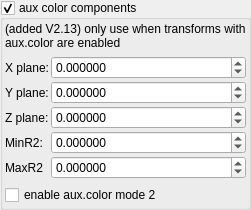
    <widget class="MyGroupBox" name="groupCheck_fold_color_aux_color_enabled_false">
     <property name="title">
      <string>aux color components</string>
     </property>
     <property name="checkable">
      <bool>true</bool>
     </property>
     <layout class="QVBoxLayout" name="verticalLayout_10">
      <property name="leftMargin">
       <number>2</number>
      </property>
      <property name="topMargin">
       <number>2</number>
      </property>
      <property name="rightMargin">
       <number>2</number>
      </property>
      <property name="bottomMargin">
       <number>2</number>
      </property>
      <item>
       <widget class="QLabel" name="label">
        <property name="text">
         <string>(added V2.13) only use when transforms with aux.color are enabled</string>
        </property>
        <property name="wordWrap">
         <bool>true</bool>
        </property>
       </widget>
      </item>
      <item>
       <layout class="QGridLayout" name="gridLayout_16" columnstretch="0,1">
        <property name="spacing">
         <number>2</number>
        </property>
        <item row="2" column="0">
         <widget class="QLabel" name="label_42">
          <property name="text">
           <string>Z plane:</string>
          </property>
         </widget>
        </item>
        <item row="1" column="1">
         <widget class="MyDoubleSpinBox" name="spinbox3_mandelbox_color_y">
          <property name="sizePolicy">
           <sizepolicy hsizetype="Minimum" vsizetype="Maximum">
            <horstretch>0</horstretch>
            <verstretch>0</verstretch>
           </sizepolicy>
          </property>
          <property name="prefix">
           <string/>
          </property>
          <property name="suffix">
           <string/>
          </property>
          <property name="decimals">
           <number>6</number>
          </property>
          <property name="minimum">
           <double>-100.000000000000000</double>
          </property>
          <property name="maximum">
           <double>100.000000000000000</double>
          </property>
          <property name="singleStep">
           <double>0.100000000000000</double>
          </property>
         </widget>
        </item>
        <item row="0" column="0">
         <widget class="QLabel" name="label_34">
          <property name="text">
           <string>X plane:</string>
          </property>
         </widget>
        </item>
        <item row="0" column="1">
         <widget class="MyDoubleSpinBox" name="spinbox3_mandelbox_color_x">
          <property name="sizePolicy">
           <sizepolicy hsizetype="Minimum" vsizetype="Maximum">
            <horstretch>0</horstretch>
            <verstretch>0</verstretch>
           </sizepolicy>
          </property>
          <property name="prefix">
           <string/>
          </property>
          <property name="suffix">
           <string/>
          </property>
          <property name="decimals">
           <number>6</number>
          </property>
          <property name="minimum">
           <double>-100.000000000000000</double>
          </property>
          <property name="maximum">
           <double>100.000000000000000</double>
          </property>
          <property name="singleStep">
           <double>0.100000000000000</double>
          </property>
         </widget>
        </item>
        <item row="2" column="1">
         <widget class="MyDoubleSpinBox" name="spinbox3_mandelbox_color_z">
          <property name="sizePolicy">
           <sizepolicy hsizetype="Minimum" vsizetype="Maximum">
            <horstretch>0</horstretch>
            <verstretch>0</verstretch>
           </sizepolicy>
          </property>
          <property name="prefix">
           <string/>
          </property>
          <property name="suffix">
           <string/>
          </property>
          <property name="decimals">
           <number>6</number>
          </property>
          <property name="minimum">
           <double>-100.000000000000000</double>
          </property>
          <property name="maximum">
           <double>100.000000000000000</double>
          </property>
          <property name="singleStep">
           <double>0.100000000000000</double>
          </property>
         </widget>
        </item>
        <item row="1" column="0">
         <widget class="QLabel" name="label_43">
          <property name="text">
           <string>Y plane:</string>
          </property>
         </widget>
        </item>
        <item row="4" column="0">
         <widget class="QLabel" name="label_44">
          <property name="text">
           <string>MaxR2</string>
          </property>
         </widget>
        </item>
        <item row="3" column="0">
         <widget class="QLabel" name="label_45">
          <property name="text">
           <string>MinR2:</string>
          </property>
         </widget>
        </item>
        <item row="4" column="1">
         <widget class="MyDoubleSpinBox" name="spinbox_mandelbox_color_Sp2">
          <property name="sizePolicy">
           <sizepolicy hsizetype="Minimum" vsizetype="Maximum">
            <horstretch>0</horstretch>
            <verstretch>0</verstretch>
           </sizepolicy>
          </property>
          <property name="prefix">
           <string/>
          </property>
          <property name="suffix">
           <string/>
          </property>
          <property name="decimals">
           <number>6</number>
          </property>
          <property name="minimum">
           <double>-100.000000000000000</double>
          </property>
          <property name="maximum">
           <double>100.000000000000000</double>
          </property>
          <property name="singleStep">
           <double>0.100000000000000</double>
          </property>
         </widget>
        </item>
        <item row="3" column="1">
         <widget class="MyDoubleSpinBox" name="spinbox_mandelbox_color_Sp1">
          <property name="sizePolicy">
           <sizepolicy hsizetype="Minimum" vsizetype="Maximum">
            <horstretch>0</horstretch>
            <verstretch>0</verstretch>
           </sizepolicy>
          </property>
          <property name="prefix">
           <string/>
          </property>
          <property name="suffix">
           <string/>
          </property>
          <property name="decimals">
           <number>6</number>
          </property>
          <property name="minimum">
           <double>-100.000000000000000</double>
          </property>
          <property name="maximum">
           <double>100.000000000000000</double>
          </property>
          <property name="singleStep">
           <double>0.100000000000000</double>
          </property>
         </widget>
        </item>
       </layout>
      </item>
      <item>
       <widget class="QCheckBox" name="checkBox_transf_function_enabledCx_false">
        <property name="text">
         <string>enable aux.color mode 2</string>
        </property>
       </widget>
      </item>
     </layout>
    </widget>
